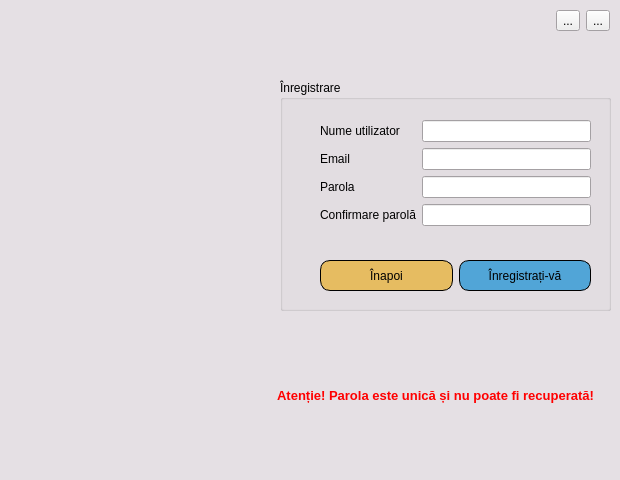
<?xml version="1.0" encoding="UTF-8"?>
<ui version="4.0">
 <class>Register</class>
 <widget class="QDialog" name="Register">
  <property name="windowModality">
   <enum>Qt::NonModal</enum>
  </property>
  <property name="geometry">
   <rect>
    <x>0</x>
    <y>0</y>
    <width>620</width>
    <height>480</height>
   </rect>
  </property>
  <property name="palette">
   <palette>
    <active>
     <colorrole role="Base">
      <brush brushstyle="SolidPattern">
       <color alpha="255">
        <red>255</red>
        <green>255</green>
        <blue>255</blue>
       </color>
      </brush>
     </colorrole>
     <colorrole role="Window">
      <brush brushstyle="SolidPattern">
       <color alpha="255">
        <red>229</red>
        <green>224</green>
        <blue>228</blue>
       </color>
      </brush>
     </colorrole>
    </active>
    <inactive>
     <colorrole role="Base">
      <brush brushstyle="SolidPattern">
       <color alpha="255">
        <red>255</red>
        <green>255</green>
        <blue>255</blue>
       </color>
      </brush>
     </colorrole>
     <colorrole role="Window">
      <brush brushstyle="SolidPattern">
       <color alpha="255">
        <red>229</red>
        <green>224</green>
        <blue>228</blue>
       </color>
      </brush>
     </colorrole>
    </inactive>
    <disabled>
     <colorrole role="Base">
      <brush brushstyle="SolidPattern">
       <color alpha="255">
        <red>229</red>
        <green>224</green>
        <blue>228</blue>
       </color>
      </brush>
     </colorrole>
     <colorrole role="Window">
      <brush brushstyle="SolidPattern">
       <color alpha="255">
        <red>229</red>
        <green>224</green>
        <blue>228</blue>
       </color>
      </brush>
     </colorrole>
    </disabled>
   </palette>
  </property>
  <property name="windowTitle">
   <string>Dialog</string>
  </property>
  <property name="windowIcon">
   <iconset>
    <normalon>C:/Users/roiur/Desktop/WhatsApp Image 2021-03-30 at 18.31.01.jpeg</normalon>
   </iconset>
  </property>
  <property name="modal">
   <bool>true</bool>
  </property>
  <widget class="QLabel" name="label_5">
   <property name="geometry">
    <rect>
     <x>265</x>
     <y>320</y>
     <width>341</width>
     <height>151</height>
    </rect>
   </property>
   <property name="sizePolicy">
    <sizepolicy hsizetype="Preferred" vsizetype="Preferred">
     <horstretch>0</horstretch>
     <verstretch>0</verstretch>
    </sizepolicy>
   </property>
   <property name="font">
    <font>
     <pointsize>10</pointsize>
     <weight>75</weight>
     <bold>true</bold>
    </font>
   </property>
   <property name="styleSheet">
    <string notr="true">color:red</string>
   </property>
   <property name="text">
    <string>Atenție! Parola este unică și nu poate fi recuperată!</string>
   </property>
   <property name="alignment">
    <set>Qt::AlignCenter</set>
   </property>
  </widget>
  <widget class="QWidget" name="verticalLayoutWidget">
   <property name="geometry">
    <rect>
     <x>280</x>
     <y>80</y>
     <width>331</width>
     <height>231</height>
    </rect>
   </property>
   <layout class="QVBoxLayout" name="verticalLayout_2">
    <item>
     <widget class="QGroupBox" name="groupBox">
      <property name="enabled">
       <bool>true</bool>
      </property>
      <property name="sizePolicy">
       <sizepolicy hsizetype="Preferred" vsizetype="Preferred">
        <horstretch>0</horstretch>
        <verstretch>0</verstretch>
       </sizepolicy>
      </property>
      <property name="title">
       <string>Înregistrare</string>
      </property>
      <widget class="QWidget" name="formLayoutWidget">
       <property name="geometry">
        <rect>
         <x>40</x>
         <y>40</y>
         <width>271</width>
         <height>114</height>
        </rect>
       </property>
       <layout class="QFormLayout" name="formLayout">
        <item row="0" column="0">
         <widget class="QLabel" name="label">
          <property name="text">
           <string>Nume utilizator</string>
          </property>
         </widget>
        </item>
        <item row="0" column="1">
         <widget class="QLineEdit" name="lineEdit">
          <property name="palette">
           <palette>
            <active>
             <colorrole role="Text">
              <brush brushstyle="SolidPattern">
               <color alpha="255">
                <red>66</red>
                <green>66</green>
                <blue>66</blue>
               </color>
              </brush>
             </colorrole>
             <colorrole role="PlaceholderText">
              <brush brushstyle="SolidPattern">
               <color alpha="128">
                <red>66</red>
                <green>66</green>
                <blue>66</blue>
               </color>
              </brush>
             </colorrole>
            </active>
            <inactive>
             <colorrole role="Text">
              <brush brushstyle="SolidPattern">
               <color alpha="255">
                <red>66</red>
                <green>66</green>
                <blue>66</blue>
               </color>
              </brush>
             </colorrole>
             <colorrole role="PlaceholderText">
              <brush brushstyle="SolidPattern">
               <color alpha="128">
                <red>66</red>
                <green>66</green>
                <blue>66</blue>
               </color>
              </brush>
             </colorrole>
            </inactive>
            <disabled>
             <colorrole role="Text">
              <brush brushstyle="SolidPattern">
               <color alpha="255">
                <red>120</red>
                <green>120</green>
                <blue>120</blue>
               </color>
              </brush>
             </colorrole>
             <colorrole role="PlaceholderText">
              <brush brushstyle="SolidPattern">
               <color alpha="128">
                <red>0</red>
                <green>0</green>
                <blue>0</blue>
               </color>
              </brush>
             </colorrole>
            </disabled>
           </palette>
          </property>
         </widget>
        </item>
        <item row="1" column="0">
         <widget class="QLabel" name="label_6">
          <property name="text">
           <string>Email</string>
          </property>
         </widget>
        </item>
        <item row="1" column="1">
         <widget class="QLineEdit" name="lineEdit_4">
          <property name="palette">
           <palette>
            <active>
             <colorrole role="Text">
              <brush brushstyle="SolidPattern">
               <color alpha="255">
                <red>66</red>
                <green>66</green>
                <blue>66</blue>
               </color>
              </brush>
             </colorrole>
             <colorrole role="PlaceholderText">
              <brush brushstyle="SolidPattern">
               <color alpha="128">
                <red>66</red>
                <green>66</green>
                <blue>66</blue>
               </color>
              </brush>
             </colorrole>
            </active>
            <inactive>
             <colorrole role="Text">
              <brush brushstyle="SolidPattern">
               <color alpha="255">
                <red>66</red>
                <green>66</green>
                <blue>66</blue>
               </color>
              </brush>
             </colorrole>
             <colorrole role="PlaceholderText">
              <brush brushstyle="SolidPattern">
               <color alpha="128">
                <red>66</red>
                <green>66</green>
                <blue>66</blue>
               </color>
              </brush>
             </colorrole>
            </inactive>
            <disabled>
             <colorrole role="Text">
              <brush brushstyle="SolidPattern">
               <color alpha="255">
                <red>120</red>
                <green>120</green>
                <blue>120</blue>
               </color>
              </brush>
             </colorrole>
             <colorrole role="PlaceholderText">
              <brush brushstyle="SolidPattern">
               <color alpha="128">
                <red>0</red>
                <green>0</green>
                <blue>0</blue>
               </color>
              </brush>
             </colorrole>
            </disabled>
           </palette>
          </property>
         </widget>
        </item>
        <item row="2" column="0">
         <widget class="QLabel" name="label_2">
          <property name="text">
           <string>Parola</string>
          </property>
         </widget>
        </item>
        <item row="2" column="1">
         <widget class="QLineEdit" name="lineEdit_2">
          <property name="palette">
           <palette>
            <active>
             <colorrole role="Text">
              <brush brushstyle="SolidPattern">
               <color alpha="255">
                <red>66</red>
                <green>66</green>
                <blue>66</blue>
               </color>
              </brush>
             </colorrole>
             <colorrole role="PlaceholderText">
              <brush brushstyle="SolidPattern">
               <color alpha="128">
                <red>66</red>
                <green>66</green>
                <blue>66</blue>
               </color>
              </brush>
             </colorrole>
            </active>
            <inactive>
             <colorrole role="Text">
              <brush brushstyle="SolidPattern">
               <color alpha="255">
                <red>66</red>
                <green>66</green>
                <blue>66</blue>
               </color>
              </brush>
             </colorrole>
             <colorrole role="PlaceholderText">
              <brush brushstyle="SolidPattern">
               <color alpha="128">
                <red>66</red>
                <green>66</green>
                <blue>66</blue>
               </color>
              </brush>
             </colorrole>
            </inactive>
            <disabled>
             <colorrole role="Text">
              <brush brushstyle="SolidPattern">
               <color alpha="255">
                <red>120</red>
                <green>120</green>
                <blue>120</blue>
               </color>
              </brush>
             </colorrole>
             <colorrole role="PlaceholderText">
              <brush brushstyle="SolidPattern">
               <color alpha="128">
                <red>0</red>
                <green>0</green>
                <blue>0</blue>
               </color>
              </brush>
             </colorrole>
            </disabled>
           </palette>
          </property>
          <property name="echoMode">
           <enum>QLineEdit::Password</enum>
          </property>
         </widget>
        </item>
        <item row="3" column="0">
         <widget class="QLabel" name="label_3">
          <property name="text">
           <string>Confirmare parolă</string>
          </property>
         </widget>
        </item>
        <item row="3" column="1">
         <widget class="QLineEdit" name="lineEdit_3">
          <property name="palette">
           <palette>
            <active>
             <colorrole role="Text">
              <brush brushstyle="SolidPattern">
               <color alpha="255">
                <red>66</red>
                <green>66</green>
                <blue>66</blue>
               </color>
              </brush>
             </colorrole>
             <colorrole role="PlaceholderText">
              <brush brushstyle="SolidPattern">
               <color alpha="128">
                <red>66</red>
                <green>66</green>
                <blue>66</blue>
               </color>
              </brush>
             </colorrole>
            </active>
            <inactive>
             <colorrole role="Text">
              <brush brushstyle="SolidPattern">
               <color alpha="255">
                <red>66</red>
                <green>66</green>
                <blue>66</blue>
               </color>
              </brush>
             </colorrole>
             <colorrole role="PlaceholderText">
              <brush brushstyle="SolidPattern">
               <color alpha="128">
                <red>66</red>
                <green>66</green>
                <blue>66</blue>
               </color>
              </brush>
             </colorrole>
            </inactive>
            <disabled>
             <colorrole role="Text">
              <brush brushstyle="SolidPattern">
               <color alpha="255">
                <red>120</red>
                <green>120</green>
                <blue>120</blue>
               </color>
              </brush>
             </colorrole>
             <colorrole role="PlaceholderText">
              <brush brushstyle="SolidPattern">
               <color alpha="128">
                <red>0</red>
                <green>0</green>
                <blue>0</blue>
               </color>
              </brush>
             </colorrole>
            </disabled>
           </palette>
          </property>
          <property name="echoMode">
           <enum>QLineEdit::Password</enum>
          </property>
         </widget>
        </item>
       </layout>
      </widget>
      <widget class="QWidget" name="layoutWidget">
       <property name="geometry">
        <rect>
         <x>30</x>
         <y>180</y>
         <width>291</width>
         <height>31</height>
        </rect>
       </property>
       <layout class="QHBoxLayout" name="horizontalLayout">
        <property name="leftMargin">
         <number>10</number>
        </property>
        <property name="rightMargin">
         <number>10</number>
        </property>
        <item>
         <widget class="QPushButton" name="pushButton_inapoi">
          <property name="sizePolicy">
           <sizepolicy hsizetype="Minimum" vsizetype="Preferred">
            <horstretch>0</horstretch>
            <verstretch>0</verstretch>
           </sizepolicy>
          </property>
          <property name="styleSheet">
           <string notr="true">background-color:rgb(230, 188, 97);
border-style:outset;
border-color:black;
border-width:1px;
border-radius:10px;</string>
          </property>
          <property name="text">
           <string>Înapoi</string>
          </property>
         </widget>
        </item>
        <item>
         <widget class="QPushButton" name="pushButton_register">
          <property name="sizePolicy">
           <sizepolicy hsizetype="Minimum" vsizetype="Preferred">
            <horstretch>0</horstretch>
            <verstretch>0</verstretch>
           </sizepolicy>
          </property>
          <property name="styleSheet">
           <string notr="true">background-color:rgb(81, 165, 215);
border-style:outset;
border-color:black;
border-width:1px;
border-radius:10px;</string>
          </property>
          <property name="text">
           <string>Înregistrați-vă</string>
          </property>
         </widget>
        </item>
       </layout>
      </widget>
     </widget>
    </item>
   </layout>
  </widget>
  <widget class="QWidget" name="horizontalLayoutWidget">
   <property name="geometry">
    <rect>
     <x>279</x>
     <y>0</y>
     <width>331</width>
     <height>41</height>
    </rect>
   </property>
   <layout class="QHBoxLayout" name="horizontalLayout_2">
    <item>
     <spacer name="horizontalSpacer">
      <property name="orientation">
       <enum>Qt::Horizontal</enum>
      </property>
      <property name="sizeHint" stdset="0">
       <size>
        <width>40</width>
        <height>20</height>
       </size>
      </property>
     </spacer>
    </item>
    <item>
     <widget class="QToolButton" name="toolButton_min">
      <property name="text">
       <string>...</string>
      </property>
      <property name="icon">
       <iconset resource="Resource.qrc">
        <normaloff>:/img/img/minimize-window-16.png</normaloff>:/img/img/minimize-window-16.png</iconset>
      </property>
      <property name="shortcut">
       <string>Ctrl+M</string>
      </property>
     </widget>
    </item>
    <item>
     <widget class="QToolButton" name="toolButton_iesire">
      <property name="text">
       <string>...</string>
      </property>
      <property name="icon">
       <iconset resource="Resource.qrc">
        <normaloff>:/img/img/close-window-16.png</normaloff>:/img/img/close-window-16.png</iconset>
      </property>
      <property name="shortcut">
       <string>Ctrl+Q</string>
      </property>
     </widget>
    </item>
   </layout>
  </widget>
  <widget class="QWidget" name="layoutWidget">
   <property name="geometry">
    <rect>
     <x>10</x>
     <y>10</y>
     <width>254</width>
     <height>461</height>
    </rect>
   </property>
   <layout class="QVBoxLayout" name="verticalLayout">
    <item>
     <spacer name="verticalSpacer">
      <property name="orientation">
       <enum>Qt::Vertical</enum>
      </property>
      <property name="sizeHint" stdset="0">
       <size>
        <width>20</width>
        <height>40</height>
       </size>
      </property>
     </spacer>
    </item>
    <item>
     <widget class="QLabel" name="label_4">
      <property name="text">
       <string/>
      </property>
      <property name="pixmap">
       <pixmap resource="Resource.qrc">:/img/img/WhatsApp Image 2021-03-30 at 18.31.01.jpeg</pixmap>
      </property>
     </widget>
    </item>
    <item>
     <spacer name="verticalSpacer_2">
      <property name="orientation">
       <enum>Qt::Vertical</enum>
      </property>
      <property name="sizeHint" stdset="0">
       <size>
        <width>20</width>
        <height>40</height>
       </size>
      </property>
     </spacer>
    </item>
   </layout>
  </widget>
 </widget>
 <resources>
  <include location="Resource.qrc"/>
 </resources>
 <connections/>
</ui>
